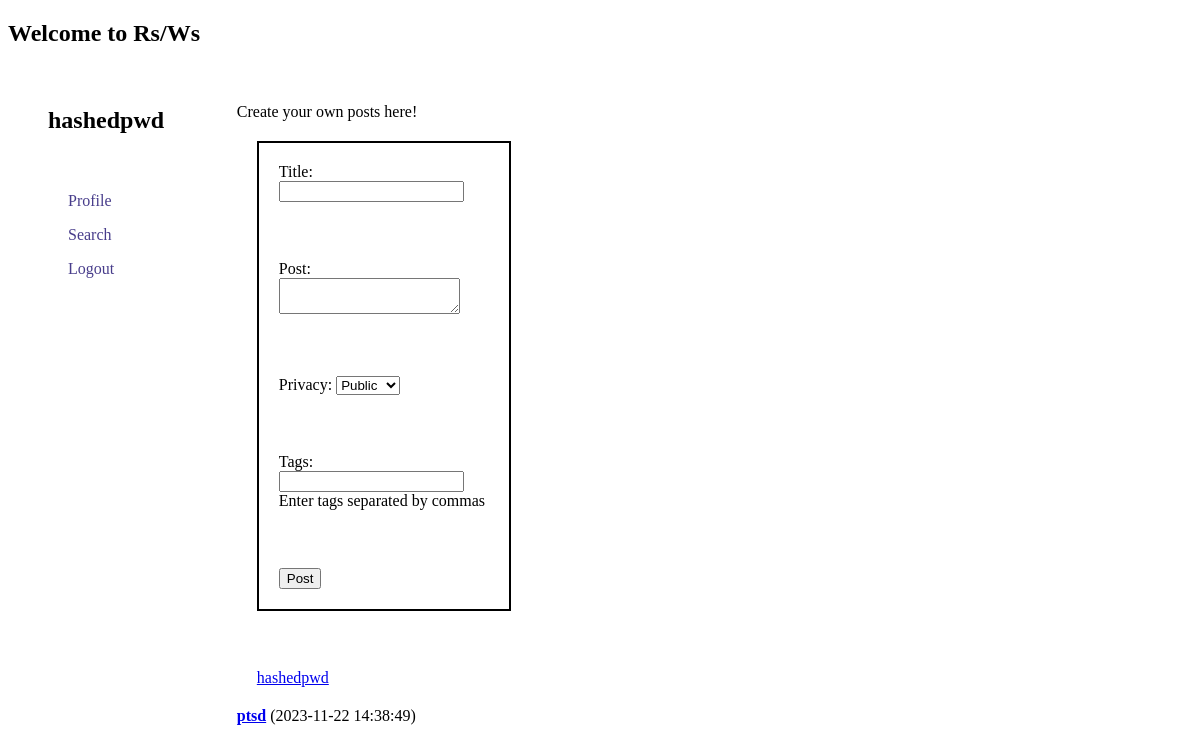
The app's page /dashboard.php (signed in), older data.
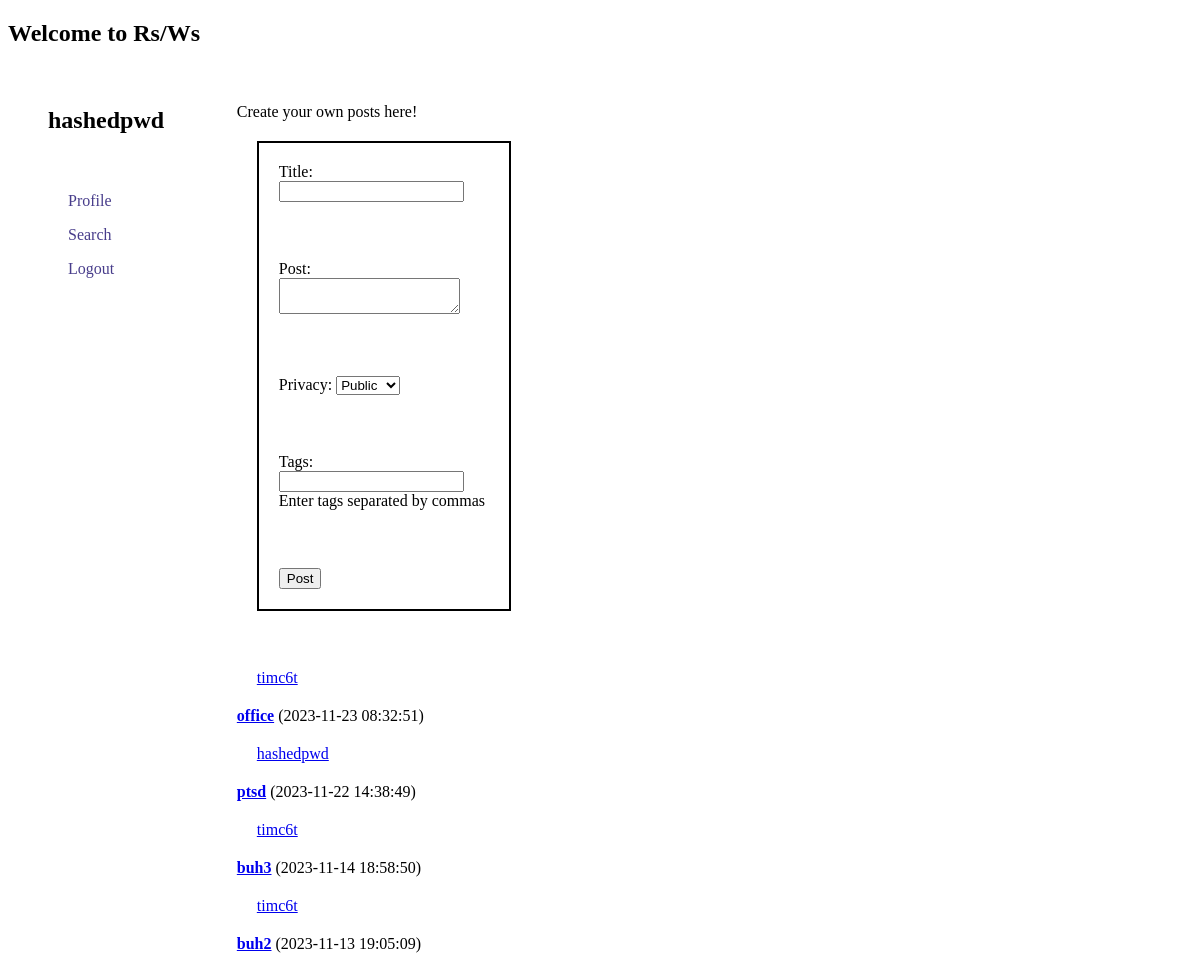
The same page, newer data.
### tables this page shows
CREATE TABLE `texts` (
  `text_id` int(11) NOT NULL,
  `user_id` int(11) DEFAULT NULL,
  `title` varchar(255) DEFAULT NULL,
  `content` text NOT NULL,
  `is_public` tinyint(1) DEFAULT 1,
  `created_at` timestamp NOT NULL DEFAULT current_timestamp()
);

CREATE TABLE `users` (
  `user_id` int(11) NOT NULL,
  `username` varchar(50) NOT NULL,
  `email` varchar(100) NOT NULL,
  `password` varchar(255) NOT NULL,
  `activation_key` varchar(100) DEFAULT NULL,
  `profile_image` varchar(255) NOT NULL,
  `is_activated` tinyint(1) DEFAULT 0,
  `created_at` timestamp NOT NULL DEFAULT current_timestamp()
);

### dashboard.php (the view, shortened to what this page needs)
<?php
require_once "config.php";
$user_id = $_SESSION["user_id"];
$tags = [];
$sql_user = "SELECT username, profile_image FROM users WHERE user_id = ?";
if ($stmt_user = mysqli_prepare($link, $sql_user)) {
    mysqli_stmt_bind_param($stmt_user,"s", $user_id);
    if (mysqli_stmt_execute($stmt_user)) {
        mysqli_stmt_store_result($stmt_user);
        mysqli_stmt_bind_result($stmt_user, $username, $profile_image);
    } else {
        echo "Error fetching user data: " . mysqli_error($link);
        exit;
    }
} else {
    echo "Error preparing user query: " . mysqli_error($link);
    exit;
}
$sql_posts = "SELECT u.username AS post_user, t.text_id, t.user_id, t.title, t.content, t.created_at
              FROM texts t
              INNER JOIN users u ON t.user_id = u.user_id
              WHERE t.user_id = ? OR t.user_id IN (SELECT following_id FROM follows WHERE follower_id = ?)
              ORDER BY t.created_at DESC";
?>
<!DOCTYPE html>
<html lang="en">
<head>
    <link rel="stylesheet" href="styles.css">
</head>
<body>
    <h2>Welcome to Rs/Ws</h2>
    <div class="body">
        <div id="profile-navbar">
            <?php
                echo "<h2>$username</h2><br>";
            ?>
            <div id="navbar">
                <p><a class="no-line-navbar" href="profile.php">Profile</a></p>
                <p><a class="no-line-navbar" href="search.php">Search</a></p>
                <p><a class="no-line-navbar" href="logout.php">Logout</a></p>
            </div>
        </div>
        <div id="posts-dashboard">
            <p>Create your own posts here!</p>
            <div class=posting>
                <form method="POST" action="upload_text.php">
                    <div>
                        <label for="title">Title:</label>
                        <input type="text" id="title" name="title" required>
                    </div><br>
                    <div>
                        <label for="content">Post:</label><br>
                        <textarea name="content" maxlength="512" required></textarea>
                    </div><br>
                    <div>
                        <label for="is_public">Privacy:</label>
                        <select name="is_public">
                            <option value="public">Public</option>
                        </select>
                    </div><br>
                    <div>
                        <label>Tags:</label>
                        <input type="text" name="tags" value="<?php echo implode(', ', $tags); ?>"><br>
                        <span>Enter tags separated by commas</span>
                    </div><br>
                    <div>
                        <input type="submit" value="Post">
                    </div>
                </form>
            </div>
            <br>
            <p>
                <?php
                    if ($stmt_posts = mysqli_prepare($link, $sql_posts)) {
                        mysqli_stmt_bind_param($stmt_posts,"ss", $user_id, $user_id);
                        if (mysqli_stmt_execute($stmt_posts)) {
                            $result_posts = mysqli_stmt_get_result($stmt_posts);
                            while ($row = mysqli_fetch_assoc($result_posts)) {
                                $post_user_id = $row["user_id"];
                                $text_id = $row["text_id"];
                                $post_user = $row["post_user"];
                                $post_title = $row["title"];
                                $post_creation = $row["created_at"];
                                echo "<p><div class='username_post'><a href='profile.php?username=$post_user'>$post_user</a></div> <strong><a href='posts.php?user_id=$post_user_id&text_id=$text_id'>$post_title</a></strong> ($post_creation)</p>";
                            }
                        } else {
                            echo "Error fetching posts: " . mysqli_error($link);
                        }
                    } else {
                        echo "Error preparing posts query: " . mysqli_error($link);
                    }
                ?>
            </p>
        </div>
    </div>
</body>
</html>

Row changes from the older to the newer data that the page shows:
added texts: user.username "timc6t", title "office", created_at "2023-11-23 08:32:51"
now on this page (row unchanged): texts: user.username "timc6t", title "buh3", created_at "2023-11-14 18:58:50"
now on this page (row unchanged): texts: user.username "timc6t", title "buh2", created_at "2023-11-13 19:05:09"
